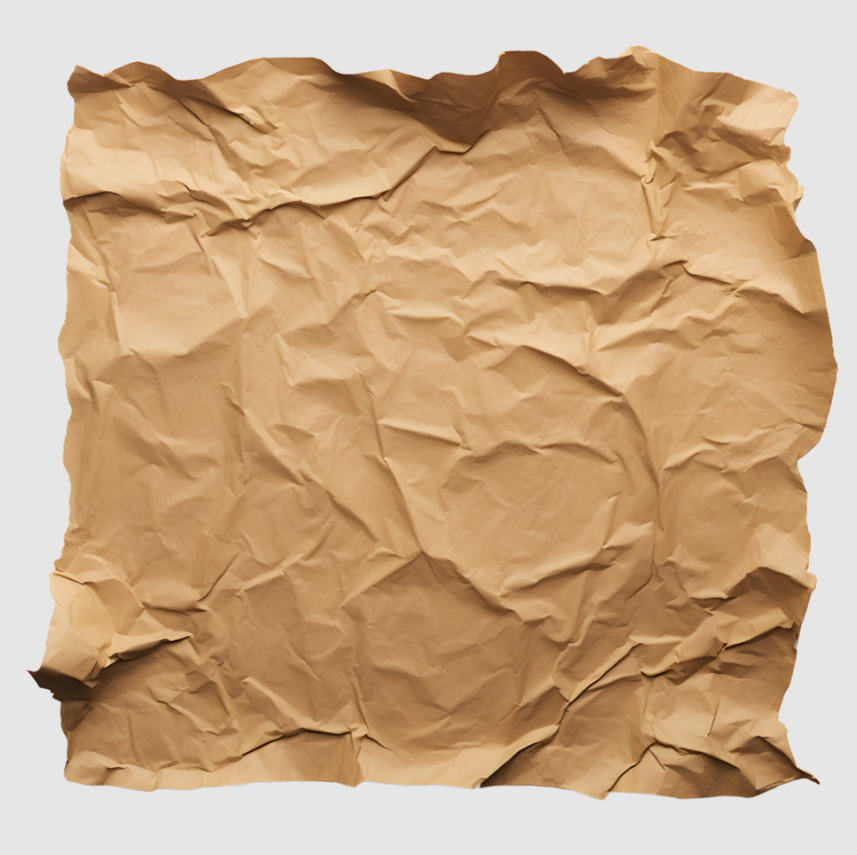
#> input picture 11-Representação/imgs/amassado.png, 857 x 855 px; its folder holds only this picture in this run
$ jupyter execute note.ipynb
#> lines starting #> are read from the running program, lines starting #| are printed output that depends on the picture; after the words box and inside, x2 and y2 are one past the last pixel; in counts of white or black regions, pixels touching at a corner belong together
# Representação em Processamento Digital de Imagens

Representação envolve o desenvolvimento de um sistema para análise de imagens é a seleção de um conjunto de características extraídas do objeto de interesse para o propósito de classificação. Foi utilizado Numpy e OpenCV.

## Descrição

Uma vez que um conjunto de pixels tenha sido selecionado a partir da segmentação, é necessário representá-los e descrevê-los de forma adequada para posterior processamento.

A representação de uma região pode ser feita de duas formas:

- Pelo seu contorno.
- Pelos pixels que representam o interior.

A descrição consiste gerar características com base no esquema de
representação escolhido.

Exemplos de aplicações são:

- Reconhecimento de padrões (por exemplo, OCR ou identificação de formas)
- Análise de textura em imagens médicas ou satélites.
- Redução de dados e extração de características para aprendizado de máquina.

- **Borda (Fronteira)**

    A borda representa a transição entre diferentes regiões em uma imagem, geralmente caracterizada por mudanças abruptas na intensidade. A detecção de bordas (como com Sobel ou Canny) é usada para delimitar objetos e regiões.

- **Seguidor de Fronteira**

    O seguidor de fronteira é um algoritmo usado para percorrer os pixels de uma borda de forma contínua, conectando pixels adjacentes que pertencem à mesma borda. É útil para traçar o contorno de objetos em imagens segmentadas.

- **Código da Cadeia**

    Uma técnica de compactação de bordas que representa o contorno de um objeto como uma sequência de direções (norte, leste, sul, oeste, etc.) entre pixels conectados. É eficiente para armazenar informações de contorno.

- **Aproximações Poligonais**

    Reduz o número de pontos em uma borda, aproximando-a por segmentos de linha (polígonos). É usado para simplificar a representação de formas complexas, mantendo as características principais.

- **Esqueleto**

    O esqueleto é uma representação reduzida de uma forma, que preserva sua estrutura básica. Ele é obtido reduzindo iterativamente a largura de um objeto até restar uma linha central. É útil para análise de formas e topologia.

- **Assinatura**

    Uma assinatura é uma representação de forma que descreve a distância do contorno de um objeto a partir de um ponto de referência (geralmente o centroide). Ela é útil para comparar formas.

- **Descritores de Fourier**

    Os descritores de Fourier analisam a frequência espacial do contorno de um objeto. Eles transformam a borda em uma representação no domínio da frequência, útil para comparar formas independente de rotação ou escala.

- **Textura**

    A textura descreve padrões locais em uma imagem, como rugosidade ou repetição. Características como contraste, homogeneidade e direção são extraídas para análise.

- **Momentos Estatísticos**

    Os momentos estatísticos descrevem a distribuição de intensidades de pixel em uma região. Exemplos incluem média, variância, assimetria e curtose, usados para caracterizar texturas ou regiões.

- **Matrizes de Co-ocorrência**

    Uma matriz de co-ocorrência mede a frequência com que pares de valores de intensidade de pixel ocorrem em uma imagem, em uma determinada direção e distância. Características como contraste, energia e homogeneidade são derivadas dela.

- **Momentos Invariantes**

    Os momentos invariantes são características calculadas a partir de momentos geométricos, projetados para serem invariantes a transformações como translação, rotação e escala. Eles são úteis para reconhecimento de objetos.

## Código

O segmento escolhido para implementação foi **Aproximações Poligonais**.

- **Aproximações por Polígonos de Perímetro Mínimo (MPP - Minimum Perimeter Polygon)**

    Tem o objetivo de aproximar os contornos da imagem com polígonos de menor perímetro. É uma forma de simplificar os contornos, mantendo as formas principais da imagem.

    Para dada imagem de um papel amassado o processo foi o seguinte:

    De começo foi aplicado um threshold do tipo adaptiveGaussian para segmentar a imagem

    **->** Depois foi utilizado a operação de abertura de morfologia para consolidar as bordas do papel

    **->** Para melhor vizualização foi aplicado uma inversão da imagem

    **->** E então foi aplicado a aproximação de Contornos (MPP) para gerar as linhas que aproximam o contorno do papel

    A variação do parametro de detalhes da funçao de MPP consegue alterar o quão fiel será a aproximação ao contorno original. Quanto menor o valor mais simplificado será a aproximação.

    ```python
    def MPP(imagem, detalhes=100):
        detalhes = 1/detalhes
        copia = imagem.copy()
        new = copia.copy()*0.5
        new = cv2.cvtColor(new.astype(np.uint8), cv2.COLOR_GRAY2BGR)
        contours, _ = cv2.findContours(copia, cv2.RETR_EXTERNAL, cv2.CHAIN_APPROX_SIMPLE)
        for contour in contours:
            epsilon = detalhes * cv2.arcLength(contour, True)
            approx = cv2.approxPolyDP(contour, epsilon, True)
            cv2.drawContours(new, [approx], -1, (255, 0, 0), 3)
        return new
    ````

### Código final

[cell 1]
import datetime
import numpy as np
from PIL import Image
import numpy as np
import matplotlib.pyplot as plt
import scipy
import cv2
import math

def plot(img, edit, txt1, txt2):
    fig, ax = plt.subplots(nrows=1, ncols=2)
    ax[0].imshow(img, cmap='gray')
    ax[0].set_title(txt1)
    ax[1].imshow(edit, cmap='gray')
    ax[1].set_title(txt2)
    plt.show()

def salvar(imagem, nome):
    print("Desenha salvar a imagem? (s/N)")
    entrada = input()
    if entrada == "s":
        time = datetime.datetime.now().strftime("%Y-%m-%d")
        imagem.save(f'imgs/{nome}{time}.png')

def threshold(imagem, tipo):
    imagem = imagem.convert('L')
    imagem = np.array(imagem)
    copia = imagem.copy()

    match tipo:
        case 'global':
            limiar = 127
            for i in range(copia.shape[0]):
                for j in range(copia.shape[1]):
                    if copia[i][j] >= limiar:
                        copia[i][j] = 255
                    else:
                        copia[i][j] = 0
        case 'otsu':
            limiar = cv2.threshold(copia, 0, 255, cv2.THRESH_BINARY + cv2.THRESH_OTSU)[1]
            copia = limiar
        case 'adaptiveMean':
            copia = cv2.adaptiveThreshold(copia, 255, cv2.ADAPTIVE_THRESH_MEAN_C, cv2.THRESH_BINARY, 11, 2)
        case 'adaptiveGaussian':
            copia = cv2.adaptiveThreshold(copia, 255, cv2.ADAPTIVE_THRESH_GAUSSIAN_C, cv2.THRESH_BINARY, 11, 2)
        case 'blur':
            copia = cv2.GaussianBlur(copia, (5, 5), 0)
            copia = cv2.threshold(copia, 0, 255, cv2.THRESH_BINARY + cv2.THRESH_OTSU)[1]

    return copia

def inverter(imagem):
    copia = imagem.copy()
    return 255 - copia

def MPP(imagem, detalhes=100):
    detalhes = 1/detalhes
    copia = imagem.copy()
    new = copia.copy()*0.5
    new = cv2.cvtColor(new.astype(np.uint8), cv2.COLOR_GRAY2BGR)
    contours, _ = cv2.findContours(copia, cv2.RETR_EXTERNAL, cv2.CHAIN_APPROX_SIMPLE)
    for contour in contours:
        epsilon = detalhes * cv2.arcLength(contour, True)
        approx = cv2.approxPolyDP(contour, epsilon, True)
        cv2.drawContours(new, [approx], -1, (255, 0, 0), 3)
    return new

def main():
    amassado = Image.open('imgs/amassado.png')
#> amassado is the input picture: PIL image 857x855 RGBA; mean R, G, B, A 201.8, 169.8, 135.2, 255

    debug = True

    setup = threshold(amassado, 'adaptiveGaussian')
#> in threshold, `imagem = imagem.convert('L')`:
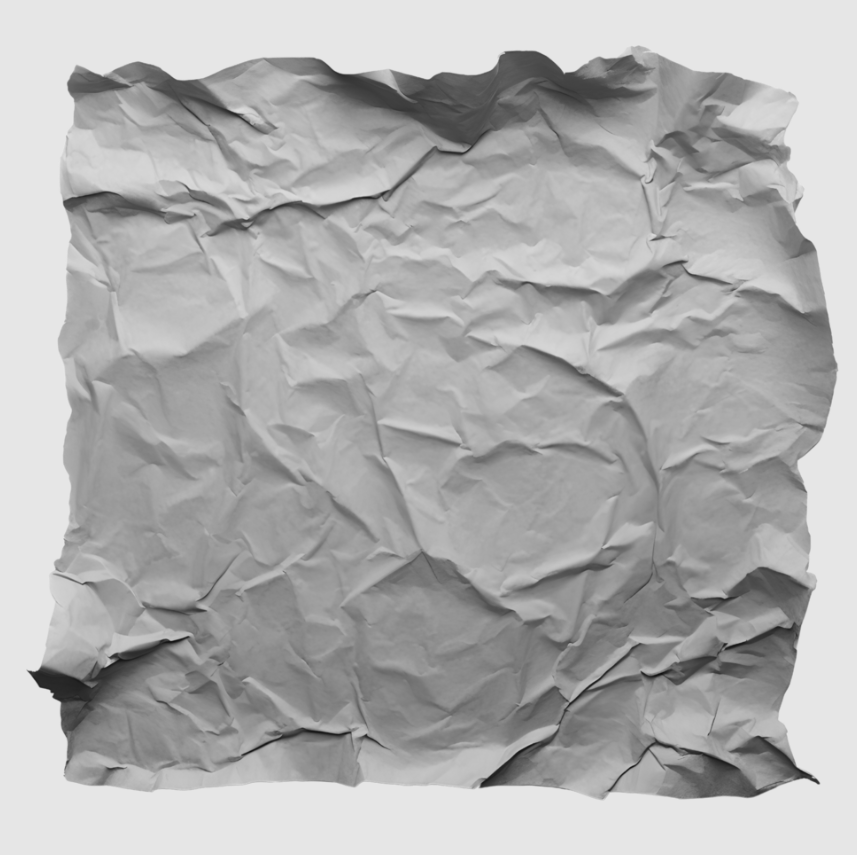
#> imagem: PIL image 857x855 L; min 15, max 232, mean 175.4
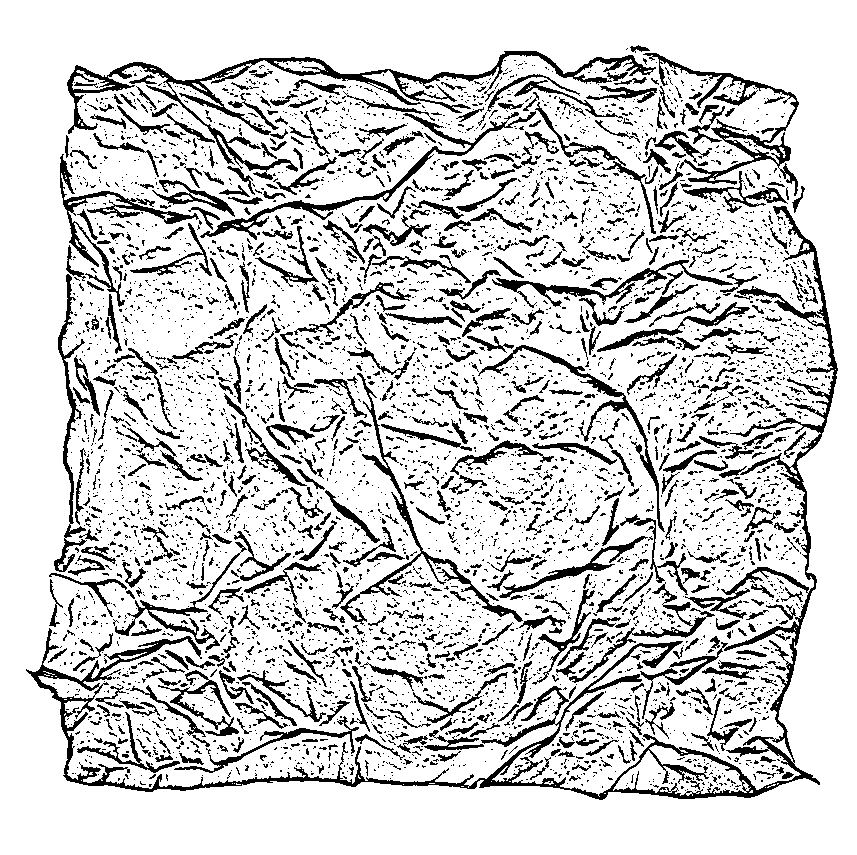
#> setup: shape (855, 857); 82.1% white; 5107 black regions (4333 under 20 px), largest, box (x1, y1, x2, y2) and area: (26, 206, 838, 800) 16082, (67, 51, 656, 180) 6715, (643, 53, 799, 196) 2902
    if debug:
        plot(amassado, setup, 'Original', 'Threshold adaptiveGaussian')
#> in plot, `plt.show()`:
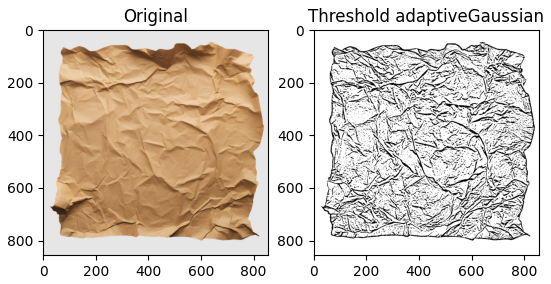
#> figure drawn by matplotlib, 2 panels

    setup = cv2.morphologyEx(setup, cv2.MORPH_OPEN, np.ones((5, 5), np.uint8))
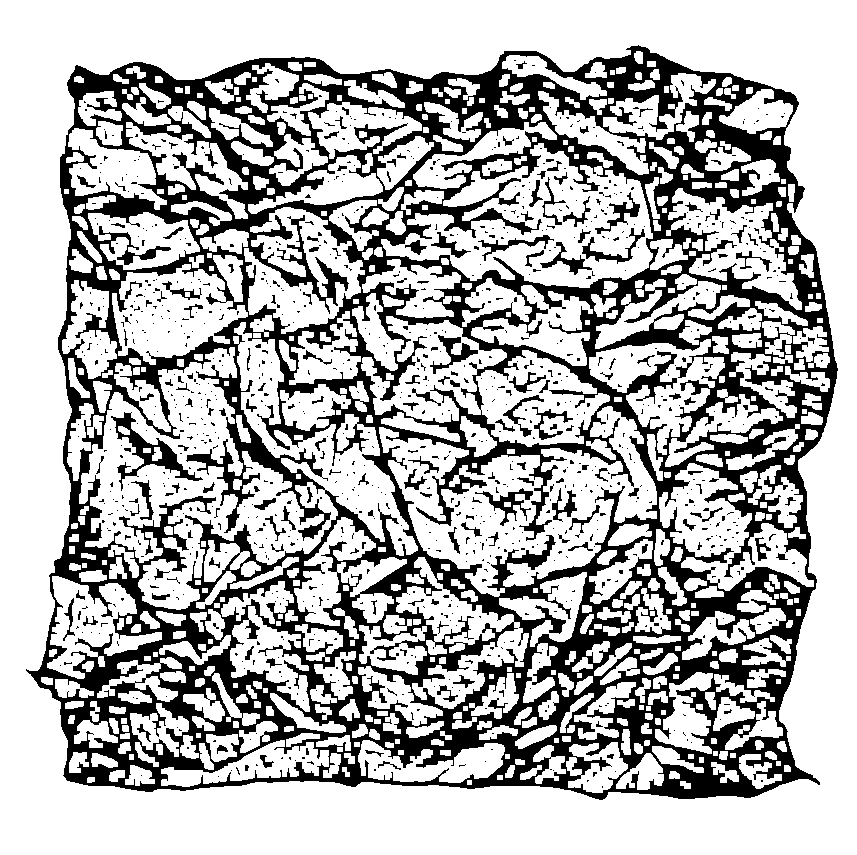
#> setup: shape (855, 857); 71% white; 1083 black regions (921 under 20 px), largest, box (x1, y1, x2, y2) and area: (26, 45, 838, 800) 195013, (111, 412, 203, 491) 1503, (475, 488, 533, 526) 577

    if debug:
        plot(amassado, setup, 'Original', 'Morfologia - Abertura')

    setup = inverter(setup)

    if debug:
        plot(amassado, setup, 'Original', 'Invesão')

    plot(amassado, MPP(setup, 200), "Original", "MPP")
#> in MPP, `new = cv2.cvtColor(new.astype(np.uint8), cv2.COLOR_GRAY2BGR)`: new: shape (855, 857, 3); values 0 (black) and 127 (white), 29% white; 1083 white regions (921 under 20 px)
#> in MPP, `contours, _ = cv2.findContours(copia, cv2.RETR_EXTERNAL, cv2.CHAIN_APP..`: contours = 1 contour; box (x1, y1, x2, y2) and area: (26, 45, 838, 800) 534714
#> the loop in MPP, `for contour in contours:` made 1 pass
#> epsilon on pass 1: 16.49
#> after the loop in MPP, `for contour in contours:`:
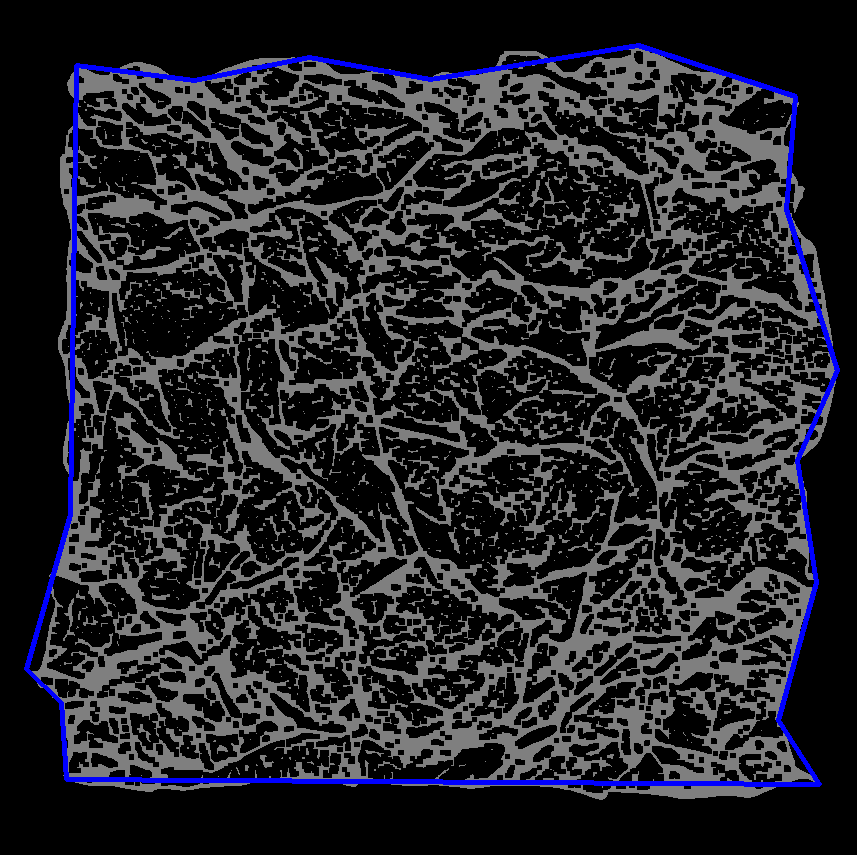
#> new: shape (855, 857, 3); mean B, G, R 40.8, 35.7, 35.7

if __name__ == "__main__":
    main()
